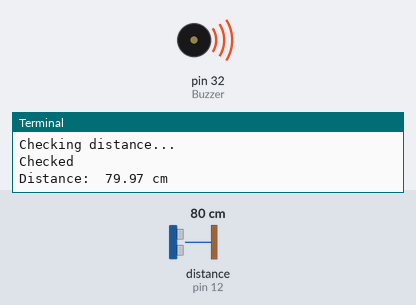
This program was run on a simulated Raspberry Pi (header pin numbers). On the bench: buzzer (waves = sounding), the last lines printed to the terminal. The test bench sets the inputs (shaded band); at power-on: distance to the obstacle (sensor on pin 12) 80 cm. The echo pulse lasts 58.3 µs per cm; the clock reads 2024-03-15 10:24:30 at power-on unless the program sets it.

Above: at 1.2 s.
1.3 s: distance to the obstacle (sensor on pin 12) set to 2 cm
At 4.1 s:
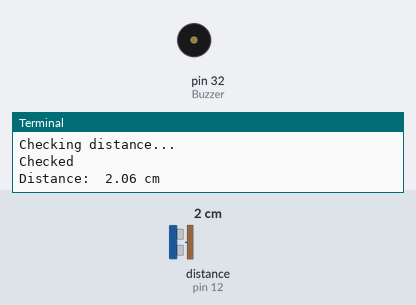
4.5 s: distance to the obstacle (sensor on pin 12) set to 9 cm
At 5.7 s:
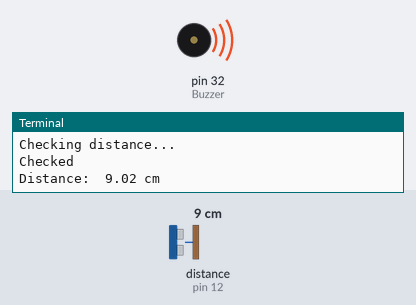
7.3 s: distance to the obstacle (sensor on pin 12) set to 4 cm
At 10.1 s:
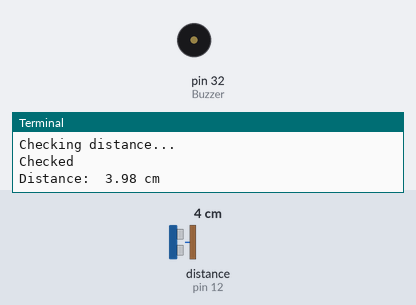
Timing chart, 0 to 11.6 s (numbered marks = the images above; inputs shaded):
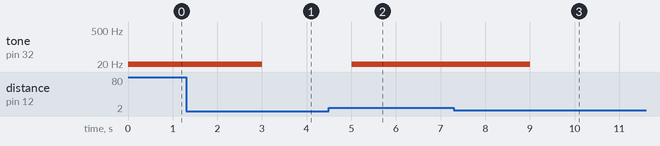

The program:

UltraSonic_distance.py
```python
import RPi.GPIO as GPIO
import time

GPIO.setmode(GPIO.BOARD)

TRIG = 7
ECHO = 12
Buzzer = 32

GPIO.setup(TRIG, GPIO.OUT)
GPIO.output(TRIG, 0)
GPIO.setup (ECHO, GPIO.IN)
GPIO.setup (Buzzer, GPIO.OUT)

GPIO.output(Buzzer, True)
buzzer = GPIO.PWM(Buzzer, 1)
buzzer.start(1)

def DutyCycle(distance):
    if distance < 25 and distance > 20:
        return 20
    if distance < 20 and distance > 16:
        return 40
    if distance < 16 and distance > 12:
        return 60
    if distance < 12 and distance > 8:
        return 80
    if distance < 8 and distance > 5:
        return 90
    if distance < 5:
        return 100
    if distance > 25:
        return 1
    else:
        return 1
def dist():
    print("Checking distance...")
    GPIO.output(TRIG, True)
    time.sleep(0.00001)
    GPIO.output(TRIG, False)
    start = time.time()
    stop = time.time()
    while GPIO.input(ECHO) == 0:
        start = time.time()
    while GPIO.input(ECHO) == 1:
        stop = time.time()
    realTime = stop - start
    distance = realTime * 17150
    distance = round(distance, 2)
    print ("Checked")
    print ("Distance: ", distance, "cm")
    return distance
try:
    while True:
        GPIO.output(TRIG, False)
        time.sleep(1)
        distance = dist()
        sound = DutyCycle(distance)
        buzzer.ChangeDutyCycle(sound)
        time.sleep(1)
except KeyboardInterrupt:
    print ("Program stopped")
    GPIO.cleanup()
    buzzer.stop
```

Measured:
- after the input at 1.3 s, tone on pin 32 (Buzzer): 1 Hz → silent after 1.7 s
- after the input at 4.5 s, tone on pin 32 (Buzzer): silent → 1 Hz after 0.51 s
- after the input at 7.3 s, tone on pin 32 (Buzzer): 1 Hz → silent after 1.7 s
